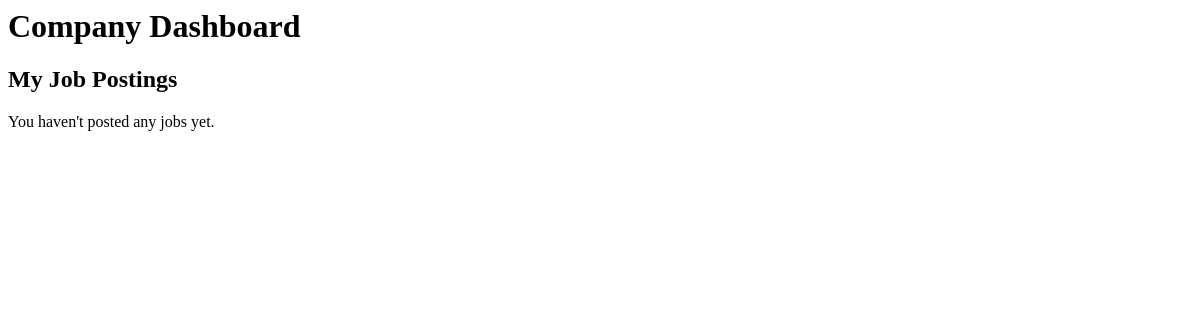
Before: /jobapp/company_dashboard/ (signed in) with the older database file.
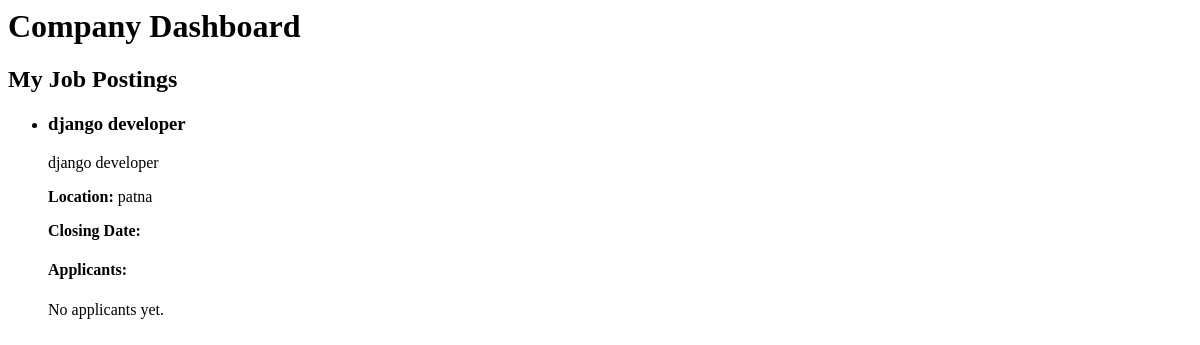
After: the same page with the newer database file.
### jobapp/models.py (models this page shows, shortened)
class Job(models.Model):
    company=models.ForeignKey(User,on_delete=models.CASCADE)
    title=models.CharField(max_length=20)
    description=models.TextField()
    location=models.CharField(max_length=20)
    posted_on=models.DateTimeField()
    closed_on=models.DateTimeField()

### jobapp/views.py (the view)
# urls.py: path('company_dashboard/', views.company_dashboard, name='company_dashboard'),
@login_required
def company_dashboard(request):
    jobs = Job.objects.filter(company=request.user)  # Get jobs posted by the logged-in company
    applicants = {}
    for job in jobs:
        applicants_for_job = Application.objects.filter(job=job)
        applicants[job] = applicants_for_job
    return render(request, 'company_dashboard.html', {'jobs': jobs, 'applicants': applicants})

### jobapp/templates/company_dashboard.html
{% block content %}
    <h1>Company Dashboard</h1>
    <h2>My Job Postings</h2>
    {% if jobs %}
        <ul>
            {% for job in jobs %}
                <li>
                    <h3>{{ job.title }}</h3>
                    <p>{{ job.description }}</p>
                    <p><strong>Location:</strong> {{ job.location }}</p>
                    <p><strong>Closing Date:</strong> {{ job.closing_date }}</p>
                    <h4>Applicants:</h4>
                    {% if applicants.job %}
                        <ul>
                            {% for application in applicants.job %}
                                <li>
                                    <strong>{{ application.candidate.username }}</strong><br>
                                    <p><strong>Name:</strong> {{ application.name }}</p>
                                    <p><strong>Aadhar:</strong> {{ application.aadhar }}</p>
                                </li>
                            {% empty %}
                                <p>No applicants yet.</p>
                            {% endfor %}
                        </ul>
                    {% else %}
                        <p>No applicants yet.</p>
                    {% endif %}
                </li>
            {% endfor %}
        </ul>
    {% else %}
        <p>You haven't posted any jobs yet.</p>
    {% endif %}
{% endblock %}

Changed rows visible on the page:
added Job: title "django developer", description "django developer", location "patna"
Other visible differences:
text no longer shown: "You haven't posted any jobs yet."
